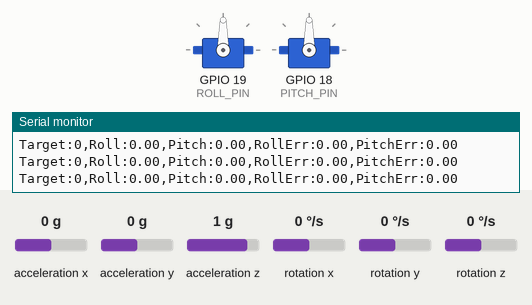
Recording of a sketch running on a simulated ESP32. Shown: 2 × servo, the last lines printed to the serial monitor. The inputs (shaded band) are chosen by the test bench; at power-on: acceleration x 0 g, acceleration y 0 g, acceleration z 1 g, rotation x 0 °/s, rotation y 0 °/s, rotation z 0 °/s.

Above: at 5.5 s.
5.6 s: acceleration x set to -1.4 g
At 8.3 s:
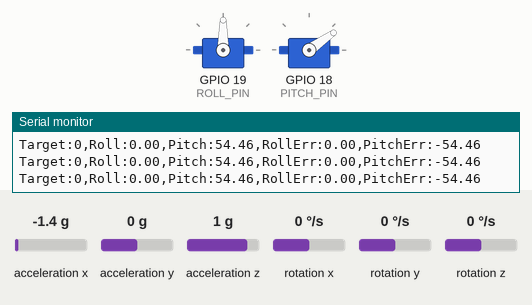
8.6 s: acceleration y set to -1.4 g
At 10.9 s:
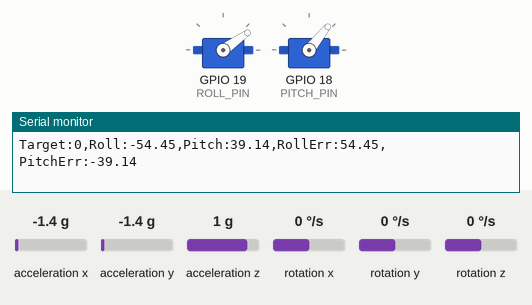
11.6 s: acceleration z set to -1.4 g
At 13.5 s:
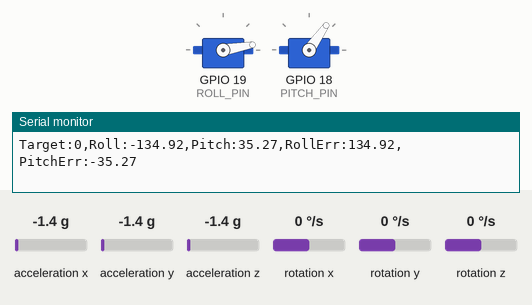
13.8 s: acceleration y set to -0.2 g
At 14.14 s:
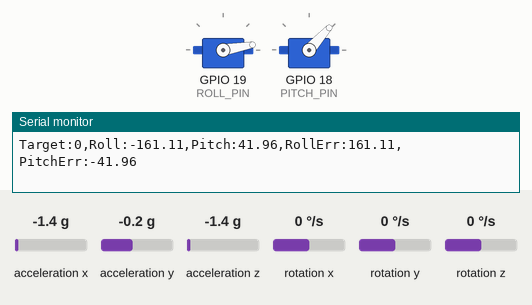
16.8 s: acceleration y set to 0.1 g
At 17.6 s:
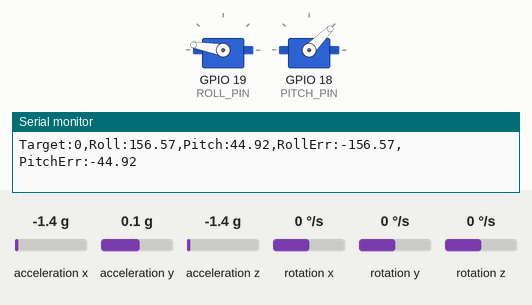
18.6 s: acceleration z set to 0 g
At 19.9 s:
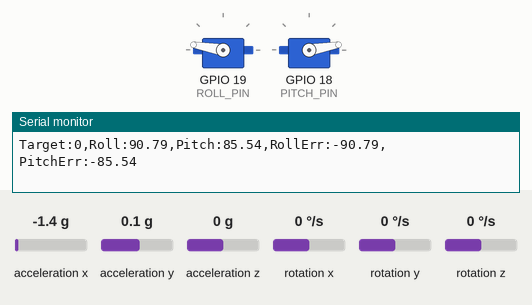
Timing chart, 0 to 21.6 s (numbered marks = the images above; inputs shaded):
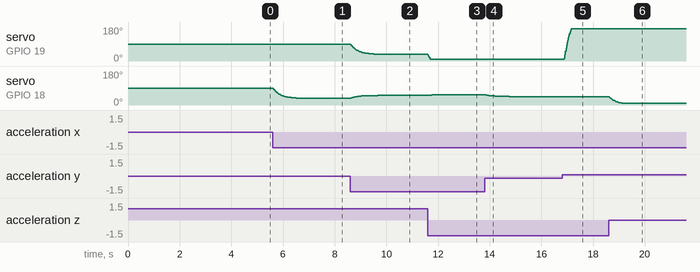

Measured:
- the behaviour switches between -0.1 and 0 g on acceleration y (found by bisection; images 4 and 5)
- after the input at 5.6 s, servo on GPIO 18 (PITCH_PIN): moves from 90° to 35° over 1.9 s, starting at once
- after the input at 8.6 s, servo on GPIO 19 (ROLL_PIN): moves from 90° to 35° over 1.9 s, starting at once; servo on GPIO 18 (PITCH_PIN): moves from 35° to 51° over 1.1 s, starting at once
- after the input at 11.6 s, servo on GPIO 19 (ROLL_PIN): 35° → 10° at once; servo on GPIO 18 (PITCH_PIN): 51° → 52° after 0.07 s, → 53° 0.09 s later, → 54° 0.16 s later, → 55° 0.46 s later
- after the input at 13.8 s, servo on GPIO 18 (PITCH_PIN): moves from 55° to 45° over 0.95 s, starting at once
- after the input at 16.8 s, servo on GPIO 19 (ROLL_PIN): moves from 10° to 170° over 0.27 s, starting after 0.09 s
- after the input at 18.6 s, servo on GPIO 18 (PITCH_PIN): moves from 45° to 10° over 0.51 s, starting at once

The sketch:

gimbal_pid.ino
```cpp
#include <Wire.h>
#include <ESP32Servo.h>
#include <MPU6050.h>

// ---- Servo objects ----
Servo servoRoll;
Servo servoPitch;

// servo pins
const int ROLL_PIN = 19;
const int PITCH_PIN = 18;

// servo pulse range (ESP32Servo defaults, same as servo.write() uses)
const int SERVO_MIN_US = 544;
const int SERVO_MAX_US = 2400;

//IMU Data starting point
float rollangle = 0;
float pitchangle = 0;

//roll PID
float rollkp = 1.0;
float rollki = 0.0;
float rollkd = 0.1;

//pitch PID
float pitchkp = 1.0;
float pitchki = 0.0;
float pitchkd = 0.1;

// max correction either way (degrees of servo travel)
const float OUT_LIMIT = 80;

//integrals
float rollintegral = 0;
float pitchintegral = 0;

// gyro bias, measured at startup
float gxBias = 0;
float gyBias = 0;

MPU6050 mpu;

// fixed control rate
const unsigned long LOOP_US = 5000;   // 5 ms = 200 Hz

unsigned long lastTime = 0;    // microseconds
unsigned long lastPrint = 0;   // for throttling serial output

// PID with:
//  - derivative on measurement (uses the gyro rate instead of differentiating a noisy error)
//  - anti-windup (integral stops growing while the output is maxed out, and is clamped)
float CalcPID(float kp, float ki, float kd, float &integral, float error, float rate, float dt) {
  float pd = (kp * error) - (kd * rate);   // target is constant, so d(error)/dt = -rate

  float newIntegral = integral + (error * dt);
  float output = pd + (ki * newIntegral);

  // only accept the new integral if it doesn't push the output past its limit
  if (output <= OUT_LIMIT && output >= -OUT_LIMIT) {
    integral = newIntegral;
  }

  // hard clamp so the I term alone can never exceed the output limit
  if (ki > 0) {
    float iMax = OUT_LIMIT / ki;
    integral = constrain(integral, -iMax, iMax);
  }

  output = pd + (ki * integral);
  return constrain(output, -OUT_LIMIT, OUT_LIMIT);
}

// write a float angle to a servo in microseconds (finer than servo.write()'s 1-degree steps)
void writeServoAngle(Servo &s, float angle) {
  angle = constrain(angle, 90 - OUT_LIMIT, 90 + OUT_LIMIT);
  int us = SERVO_MIN_US + (angle / 180.0) * (SERVO_MAX_US - SERVO_MIN_US);
  s.writeMicroseconds(us);
}

void calibrateGyro() {
  Serial.println("Calibrating gyro - keep the board still...");
  const int N = 500;
  long sumX = 0, sumY = 0;
  for (int i = 0; i < N; i++) {
    int16_t ax, ay, az, gx, gy, gz;
    mpu.getMotion6(&ax, &ay, &az, &gx, &gy, &gz);
    sumX += gx;
    sumY += gy;
    delay(2);
  }
  gxBias = sumX / (float)N;
  gyBias = sumY / (float)N;
  Serial.print("Gyro bias x: "); Serial.print(gxBias);
  Serial.print("  y: ");         Serial.println(gyBias);
}

void setup() {

  Serial.begin(115200);
  delay(1000);

  servoRoll.attach(ROLL_PIN, SERVO_MIN_US, SERVO_MAX_US);
  servoPitch.attach(PITCH_PIN, SERVO_MIN_US, SERVO_MAX_US);

  servoRoll.write(90);
  servoPitch.write(90);

  Wire.begin();
  Wire.setClock(400000);          // faster I2C reads
  mpu.initialize();

  if (mpu.testConnection()) {
    Serial.println("MPU Connection Successful");
  } else {
    Serial.println("MPU Connection Failed");
  }

  // built-in low-pass filter on the MPU6050 (~42 Hz) to cut vibration/servo noise
  mpu.setDLPFMode(MPU6050_DLPF_BW_42);

  delay(500);          // let servos settle at 90 before calibrating
  calibrateGyro();

  // start the filter from the accelerometer so it doesn't have to "slide" in from 0
  int16_t ax, ay, az, gx, gy, gz;
  mpu.getMotion6(&ax, &ay, &az, &gx, &gy, &gz);
  rollangle  = atan2(ay, az) * 180.0 / PI;
  pitchangle = atan2(-ax, sqrt((long)ay * ay + (long)az * az)) * 180.0 / PI;

  // Start the timer here so the first dt isn't huge
  lastTime = micros();
}

void loop() {

  // run the control loop at a fixed rate
  unsigned long now = micros();
  if (now - lastTime < LOOP_US) return;
  float dt = (now - lastTime) / 1000000.0;
  lastTime = now;

  int16_t ax, ay, az;
  int16_t gx, gy, gz;

  mpu.getMotion6(&ax, &ay, &az, &gx, &gy, &gz);

  float accelRoll = atan2(ay, az) * 180.0 / PI;
  float accelPitch = atan2(-ax, sqrt((long)ay * ay + (long)az * az)) * 180.0 / PI;

  float gyroRollRate  = (gx - gxBias) / 131.0;
  float gyroPitchRate = (gy - gyBias) / 131.0;

  const float ALPHA = 0.98;
  rollangle = ALPHA * (rollangle + gyroRollRate * dt) + (1 - ALPHA) * accelRoll;
  pitchangle = ALPHA * (pitchangle + gyroPitchRate * dt) + (1 - ALPHA) * accelPitch;

  float rollError = (0 - rollangle);
  float pitchError = (0 - pitchangle);

  float rollCorrection  = CalcPID(rollkp,  rollki,  rollkd,  rollintegral,  rollError,  gyroRollRate,  dt);
  float pitchCorrection = CalcPID(pitchkp, pitchki, pitchkd, pitchintegral, pitchError, gyroPitchRate, dt);

  // calculate angle correction off starting angle (roll servo is mounted reversed)
  float rollservoangle = 90 - rollCorrection;
  float pitchservoangle = 90 + pitchCorrection;

  //send to servos
  writeServoAngle(servoRoll, rollservoangle);
  writeServoAngle(servoPitch, pitchservoangle);

  // ---- Plotter output (~50 Hz so printing doesn't slow the control loop) ----
  // Format works with both the Arduino Serial Plotter and pid_plotter.py
  if (now - lastPrint >= 20000) {   // 20000 us = 20 ms
    lastPrint = now;
    Serial.print("Target:");      Serial.print(0);
    Serial.print(",Roll:");       Serial.print(rollangle);
    Serial.print(",Pitch:");      Serial.print(pitchangle);
    Serial.print(",RollErr:");    Serial.print(rollError);
    Serial.print(",PitchErr:");   Serial.println(pitchError);
  }
}
```
